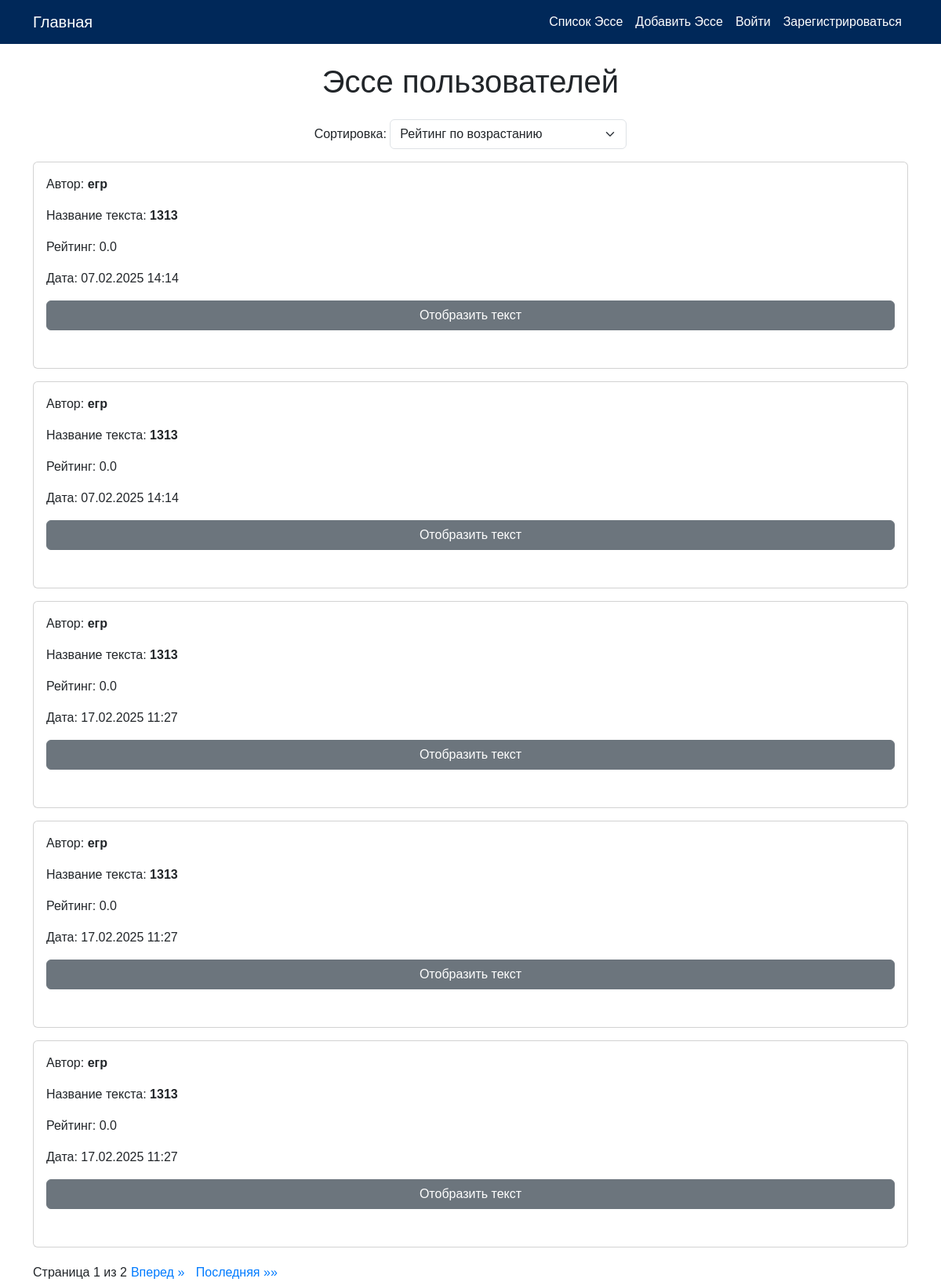
The page /posts/texts/ on the database as committed earlier.
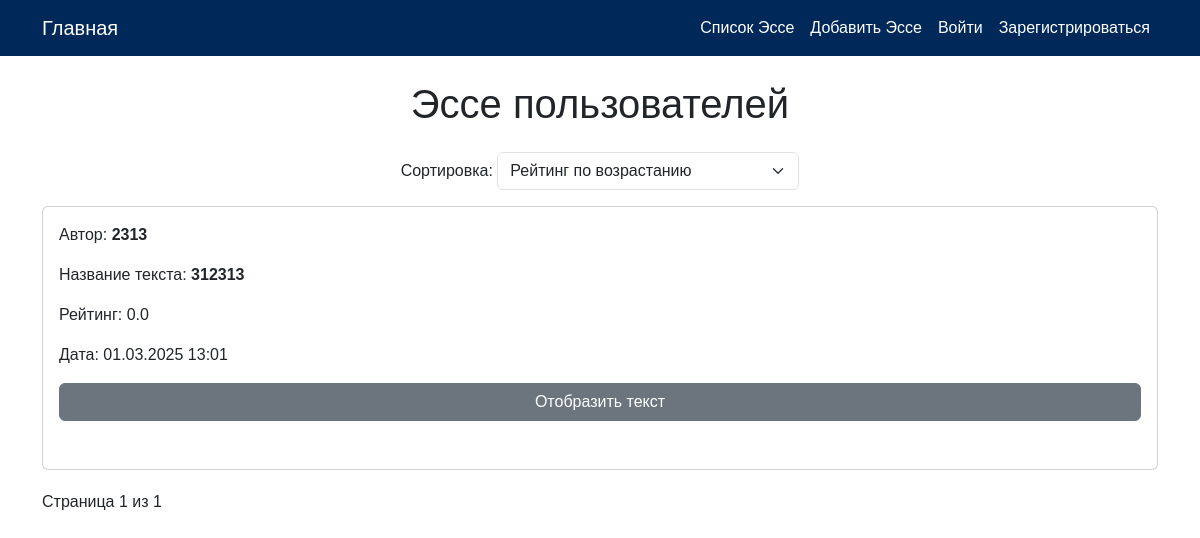
The same page on the database as committed later.
### post_and_show/models.py (models this page shows, shortened)
class user_text(models.Model):
    creation_time = models.DateTimeField(auto_now_add=True)
    user_ip = models.GenericIPAddressField()
    user_name = models.TextField()
    text = models.TextField()
    text_name = models.TextField()
    rating = models.FloatField(default=0)  # Поле для хранения среднего рейтинга

### post_and_show/views.py (the view)
# urls.py: path('texts/', text_list, name='text_list'),
def text_list(request):
    sort_order = request.GET.get('sort', 'asc')
    sort_by = request.GET.get('by', 'rating')
    texts = user_text.objects.all()
    if sort_by == 'date':
        texts = texts.order_by('-creation_time' if sort_order == 'desc' else 'creation_time')
    else:
        texts = texts.order_by('-rating' if sort_order == 'desc' else 'rating')
    paginator = Paginator(texts, 5)
    page_number = request.GET.get('page')
    page_obj = paginator.get_page(page_number)
    return render(request, 'text_list.html', {'page_obj': page_obj, 'sort_order': sort_order, 'sort_by': sort_by})

### post_and_show/templates/text_list.html (shortened to what this page needs)
{% load static %}
<!DOCTYPE html>
<html lang="ru">
<head>
    <link href="https://cdn.jsdelivr.net/npm/bootstrap@5.3.0/dist/css/bootstrap.min.css" rel="stylesheet">
    <link rel="stylesheet" href="{% static 'css/styles.css' %}">
</head>
<body>
    {% include 'includes/navbar.html' %}
    <div class="background-image">
        <div class="container">
            <h1 class="text-center my-4">Эссе пользователей</h1>
            <div class="text-center mb-3">
                <label for="sortOrder">Сортировка:</label>
                <div class="d-inline-block">
                    <select id="sortOrder" class="form-select" onchange="changeSort()">
                        <option value="rating-asc" {% if sort_by == 'rating' and sort_order == 'asc' %}selected{% endif %}>Рейтинг по возрастанию</option>
                    </select>
                </div>
            </div>
            <ul class="list-unstyled">
                {% for text in page_obj %}
                    <li class="text-item mb-3">
                        <div class="card p-3">
                            <p>Автор: <strong>{{ text.user_name }}</strong></p>
                            <p>Название текста: <strong>{{ text.text_name }}</strong></p>
                            <p>Рейтинг: {{ text.rating }}</p>
                            <p>Дата: {{ text.creation_time|date:"d.m.Y H:i" }}</p>
                            <button class="btn btn-secondary" onclick="toggleText({{ text.id }})">Отобразить текст</button>
                        </div>
                    </li>
                {% endfor %}
            </ul>
            <div class="pagination text-center">
                <span>Страница {{ page_obj.number }} из {{ page_obj.paginator.num_pages }}</span>
                <div>
                    {% if page_obj.has_next %}
                        <a href="?page={{ page_obj.next_page_number }}&sort={{ sort_order }}&by={{ sort_by }}">Вперед »</a>
                        <a href="?page={{ page_obj.paginator.num_pages }}&sort={{ sort_order }}&by={{ sort_by }}">Последняя »»</a>
                    {% endif %}
                </div>
            </div>
        </div>
    </div>
</body>
</html>

### myproject/templates/includes/navbar.html (shortened to what this page needs)
<nav class="navbar navbar-expand-lg navbar-custom">
    <div class="container">
        <a class="navbar-brand" href="{% url 'home' %}">Главная</a>
        <div class="collapse navbar-collapse" id="navbarNav">
            <ul class="navbar-nav ms-auto">
                <li class="nav-item">
                    {% if user.is_authenticated %}
                    <a class="nav-link" href="{% url 'posts:text_list_autor' %}">Список Эссе</a>
                    {% else %}
                    <a class="nav-link" href="{% url 'posts:text_list' %}">Список Эссе</a>
                    {% endif %}
                </li>
                <li class="nav-item">
                    <a class="nav-link" href="{% url 'posts:text_entry' %}">Добавить Эссе</a>
                </li>
                {% if user.is_authenticated %}
                    <li class="nav-item">
                        <span class="nav-link">{{ user.username }}</span>
                    </li>
                    <li class="nav-item">
                        <a class="nav-link" href="{% url 'account_logout' %}">Выйти</a>
                    </li>
                {% else %}
                    <li class="nav-item">
                        <a class="nav-link" href="{% url 'account_login' %}">Войти</a>
                    </li>
                    <li class="nav-item">
                        <a class="nav-link" href="{% url 'account_signup' %}">Зарегистрироваться</a>
                    </li>
                {% endif %}
            </ul>
        </div>
    </div>
</nav>

### myproject/static/css/styles.css (style rules this page uses)
body, html { margin: 0; padding: 0; height: 100%; font-family: Arial, sans-serif; }
.pagination { margin-top: 20px; }
.navbar-custom { background-color: #002859; }
.navbar-custom .navbar-brand, .navbar-custom .nav-link { color: #ffffff; }
.btn { position: relative; overflow: hidden; display: inline-block; }
.navbar-brand { color: white; transition: color 0.5s ease; }

Rows that differ between the two databases and show on the page:
removed user_text: user_name "егр", text_name "1313", rating "0.0", creation_time "07.02.2025 14:14"
removed user_text: user_name "егр", text_name "1313", rating "0.0", creation_time "07.02.2025 14:14"
removed user_text: user_name "егр", text_name "1313", rating "0.0", creation_time "17.02.2025 11:27"
removed user_text: user_name "егр", text_name "1313", rating "0.0", creation_time "17.02.2025 11:27"
removed user_text: user_name "егр", text_name "1313", rating "0.0", creation_time "17.02.2025 11:27"
added user_text: user_name "2313", text_name "312313", rating "0.0", creation_time "01.03.2025 13:01"
Other text that changed with them:
{{ page_obj.paginator.num_pages }}: "2" → "1"
text no longer shown: "Вперед » Последняя »»"
